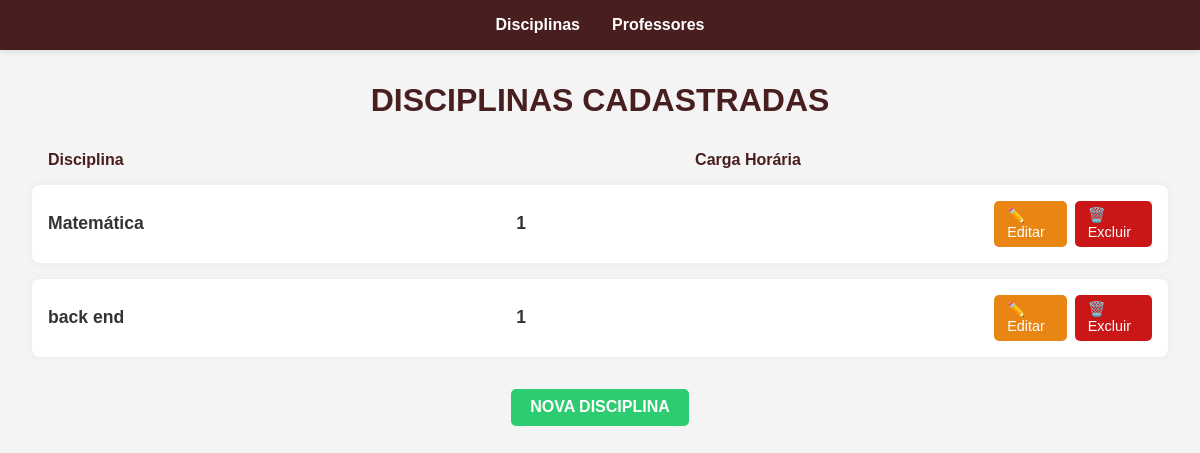
The app's page /, older data.
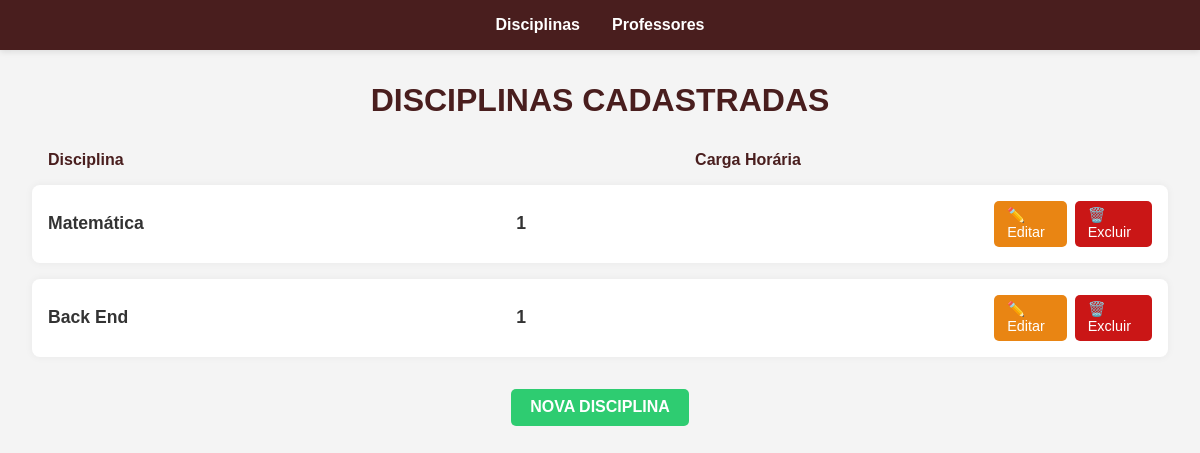
The same page, newer data.
### gestaoescolar/models.py (models this page shows, shortened)
class Gestao(models.Model):
    disciplina = models.CharField(max_length=100)
    carga_horaria = models.CharField()

### gestaoescolar/views.py (the view)
# urls.py: path('', GestaoListView.as_view(), name='gestao_list'),
class GestaoListView(ListView):
    model = Gestao
    template_name = 'gestaoescolar/gestao_list.html'

### gestaoescolar/templates/gestaoescolar/gestao_list.html (shortened to what this page needs)
{% load static %}
<!DOCTYPE html>
<html lang="pt-br">
<head>
    <link rel="stylesheet" href="{% static 'css/gestao_list.css' %}">
</head>
<body>
    <nav class="menu-bar">
        <ul>
            <li><a href="{% url 'gestao_list' %}">Disciplinas</a></li>
            <li><a href="{% url 'professor_list' %}">Professores</a></li>
        </ul>
    </nav>
    <h1>DISCIPLINAS CADASTRADAS</h1>
    <div class="cabecalho-lista">
        <span class="cab-disciplina">Disciplina</span>
        <span class="cab-carga">Carga Horária</span>
    </div>
    <ul>
        {% for gestao in gestao_list %}
        <li class="disciplina-item">
            <div class="conteudo">
                <div class="info">
                    <div class="campo">
                        <span class="nome">{{ gestao.disciplina }}</span>
                    </div>
                    <div class="campo centro">
                        <span class="nome">{{ gestao.carga_horaria }}</span>
                    </div>
                </div>
                <div class="acoes">
                    <a href="{% url 'gestao_update' gestao.pk %}">✏️ Editar</a>
                    <a href="{% url 'gestao_delete' gestao.pk %}">🗑️ Excluir</a>
                </div>
            </div>
        </li>
        {% empty %}
        <li><em>Nenhuma disciplina cadastrada.</em></li>
        {% endfor %}
    </ul>
    <a href="{% url 'gestao_create' %}" class="nova-tarefa">NOVA DISCIPLINA</a>
</body>
</html>

Row changes from the older to the newer data that the page shows:
changed Gestao: disciplina "back end" → "Back End"
